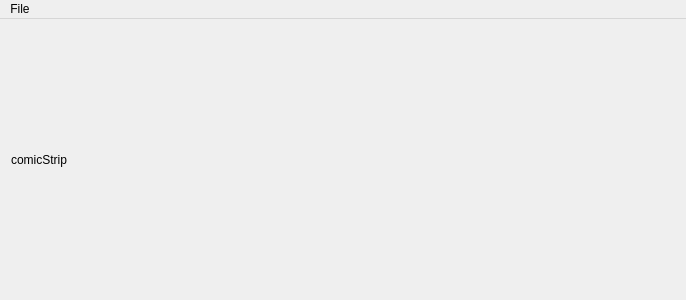
<?xml version="1.0" encoding="UTF-8"?>
<ui version="4.0">
 <class>MainWindow</class>
 <widget class="QMainWindow" name="MainWindow">
  <property name="geometry">
   <rect>
    <x>0</x>
    <y>0</y>
    <width>686</width>
    <height>300</height>
   </rect>
  </property>
  <property name="windowTitle">
   <string>MainWindow</string>
  </property>
  <widget class="QWidget" name="centralWidget">
   <layout class="QHBoxLayout" name="horizontalLayout">
    <item>
     <widget class="QLabel" name="comicStrip">
      <property name="text">
       <string>comicStrip</string>
      </property>
     </widget>
    </item>
   </layout>
  </widget>
  <widget class="QMenuBar" name="menuBar">
   <property name="geometry">
    <rect>
     <x>0</x>
     <y>0</y>
     <width>686</width>
     <height>25</height>
    </rect>
   </property>
   <widget class="QMenu" name="menuComicFlick">
    <property name="title">
     <string>File</string>
    </property>
    <addaction name="actionOpen"/>
    <addaction name="separator"/>
    <addaction name="actionExit"/>
   </widget>
   <addaction name="menuComicFlick"/>
  </widget>
  <action name="actionOpen">
   <property name="text">
    <string>&amp;Open comic...</string>
   </property>
   <property name="shortcut">
    <string>Ctrl+O</string>
   </property>
  </action>
  <action name="actionExit">
   <property name="text">
    <string>E&amp;xit</string>
   </property>
   <property name="shortcut">
    <string>Ctrl+Q</string>
   </property>
  </action>
 </widget>
 <layoutdefault spacing="6" margin="11"/>
 <resources/>
 <connections/>
</ui>
